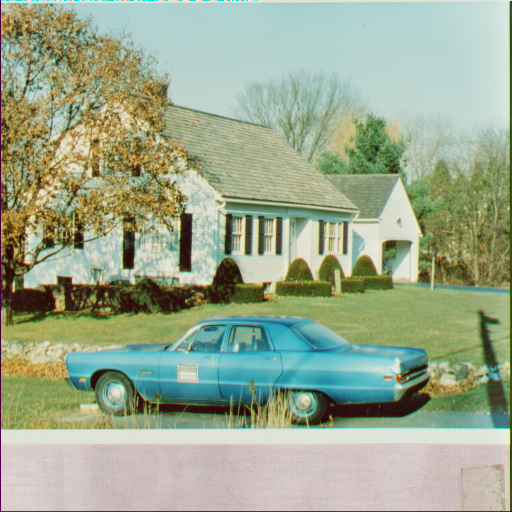
#> input picture rPi-camera/opencv/rpi/pruebas/hist_cont_trans/house2.tiff, 512 x 512 px
$ python hist_example5.py
#> lines starting #> are read from the running program, lines starting #| are printed output that depends on the picture
import cv2
from matplotlib import pyplot as plt

img = cv2.imread('house2.tiff', 1)
#> img is the input picture: shape (512, 512, 3); mean B, G, R 142.2, 168.2, 155.4
input=cv2.cvtColor(img,cv2.COLOR_RGB2BGR)

histr_RED = cv2.calcHist([input], [0], None, [256], [0, 255])
#> histr_RED = 256 values, max 3989 at index 222, min 0 at index 8, mean 1024
histr_GREEN = cv2.calcHist([input], [1], None, [256], [0, 255])
#> histr_GREEN = 256 values, max 7947 at index 210, min 0 at index 243, mean 1024
histr_BLUE = cv2.calcHist([input], [2], None, [256], [0, 255])
#> histr_BLUE = 256 values, max 6304 at index 206, min 0 at index 1, mean 1024

plt.subplot(221)
plt.imshow(input)
plt.title('Original Image')
plt.axis('off')

plt.subplot(222)
plt.plot(histr_RED, color='r'),
plt.title('Red')
plt.xlim([0, 255])
plt.yticks([])

plt.subplot(223)
plt.plot(histr_GREEN, color='g')
plt.title('Green')
plt.xlim([0, 255])
plt.yticks([])

plt.subplot(224)
plt.plot(histr_BLUE, color='b')
plt.title('Blue')
plt.xlim([0, 255])
plt.yticks([])
plt.show()
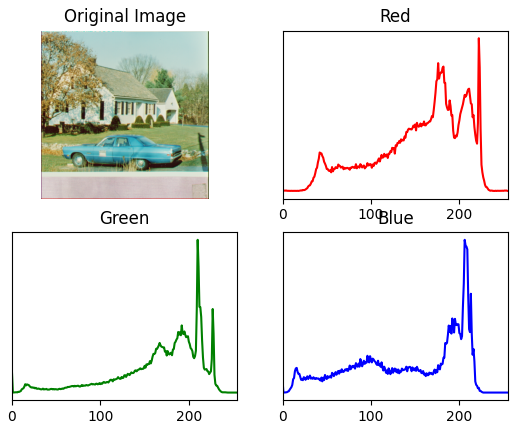
#> figure drawn by matplotlib, 4 panels

$ run again, with rPi-camera/opencv/rpi/pruebas/hist_cont_trans/boat.512.tiff copied over rPi-camera/opencv/rpi/pruebas/hist_cont_trans/house2.tiff
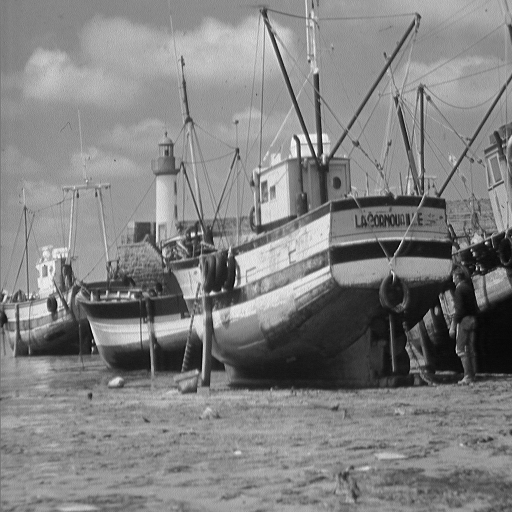
#> input picture rPi-camera/opencv/rpi/pruebas/hist_cont_trans/boat.512.tiff, 512 x 512 px
#> img is the input picture: shape (512, 512, 3); min 0, max 255, mean 129.7
#> histr_RED = 256 values, max 5796 at index 148, min 0 at index 254, mean 1024
#> histr_GREEN has the same summary as histr_RED
#> histr_BLUE has the same summary as histr_RED
#> `plt.show()`:
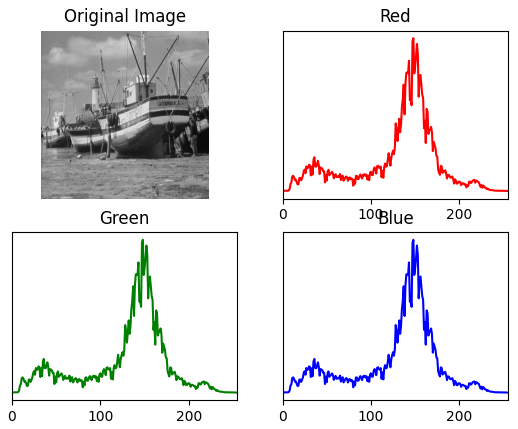
#> figure drawn by matplotlib, 4 panels

$ run again, with rPi-camera/opencv/rpi/pruebas/hist_cont_trans/mandrill.tiff copied over rPi-camera/opencv/rpi/pruebas/hist_cont_trans/house2.tiff
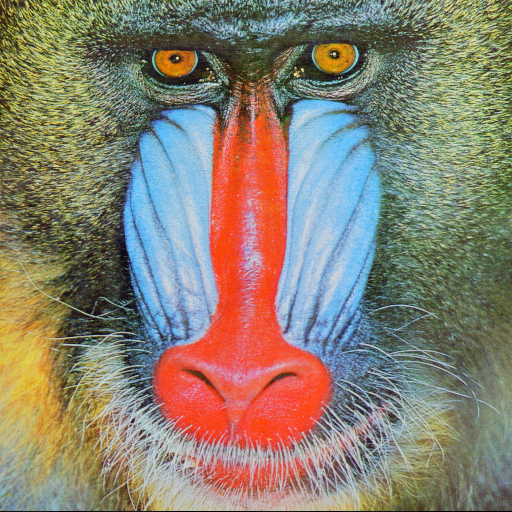
#> input picture rPi-camera/opencv/rpi/pruebas/hist_cont_trans/mandrill.tiff, 512 x 512 px
#> img is the input picture: shape (512, 512, 3); mean B, G, R 113.1, 128.9, 137.4
#> histr_RED = 256 values, max 1845 at index 112, min 0 at index 255, mean 1023.9
#> histr_GREEN = 256 values, max 2644 at index 192, min 0 at index 232, mean 1024
#> histr_BLUE = 256 values, max 2081 at index 63, min 0 at index 255, mean 1024
#> `plt.show()`:
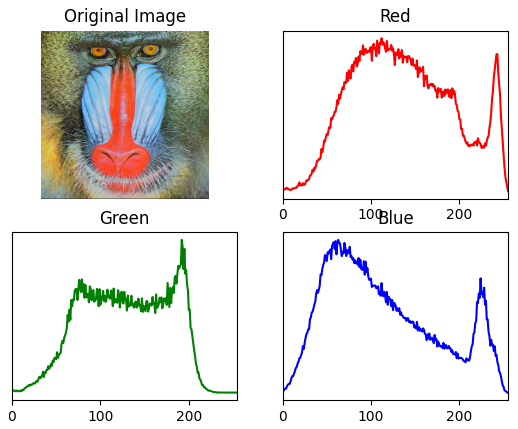
#> figure drawn by matplotlib, 4 panels

$ run again, with rPi-camera/opencv/rpi/pruebas/hist_cont_trans/peppers.tiff copied over rPi-camera/opencv/rpi/pruebas/hist_cont_trans/house2.tiff
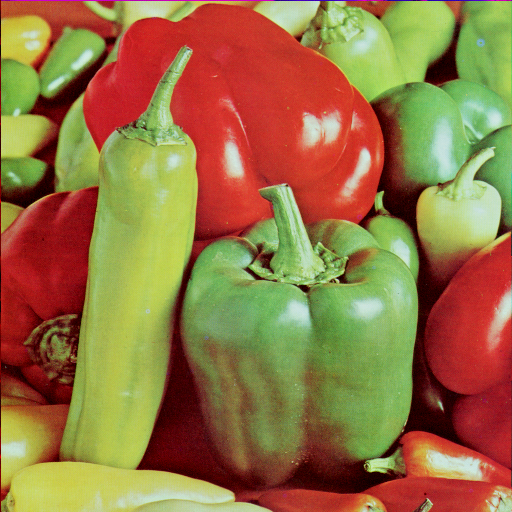
#> input picture rPi-camera/opencv/rpi/pruebas/hist_cont_trans/peppers.tiff, 512 x 512 px
#> img is the input picture: shape (512, 512, 3); mean B, G, R 66.5, 115.6, 149.8
#> histr_RED = 256 values, max 3583 at index 198, min 0 at index 2, mean 1024
#> histr_GREEN = 256 values, max 15694 at index 0, min 0 at index 238, mean 1024
#> histr_BLUE = 256 values, max 14430 at index 0, min 0 at index 230, mean 1024
#> `plt.show()`:
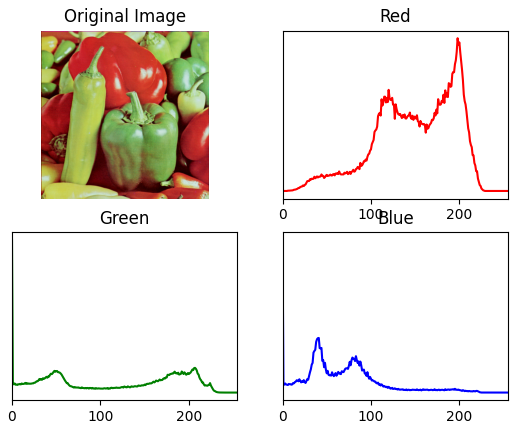
#> figure drawn by matplotlib, 4 panels
